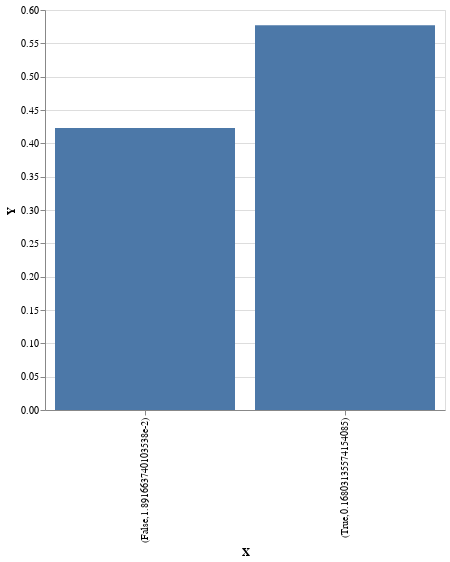

Write notebook code for a chart like this one.
### Code cell
xws <- Lazy.mh 0.5 model

plot $ first (T.pack . show) <$> toEmpirical (take 10000 xws)

### Figure 1 — Vega-Lite specification as saved in the notebook (floating-point values rounded to 4 significant figures)
{"$schema": "https://vega.github.io/schema/vega-lite/v4.json", "data": {"values": [{"X": "(True,0.16803135574154085)", "Y": 0.577}, {"X": "(False,1.891663740103538e-2)", "Y": 0.423}]}, "encoding": {"x": {"field": "X", "type": "nominal"}, "y": {"field": "Y", "type": "quantitative"}}, "height": 400, "mark": "bar", "width": 400}
